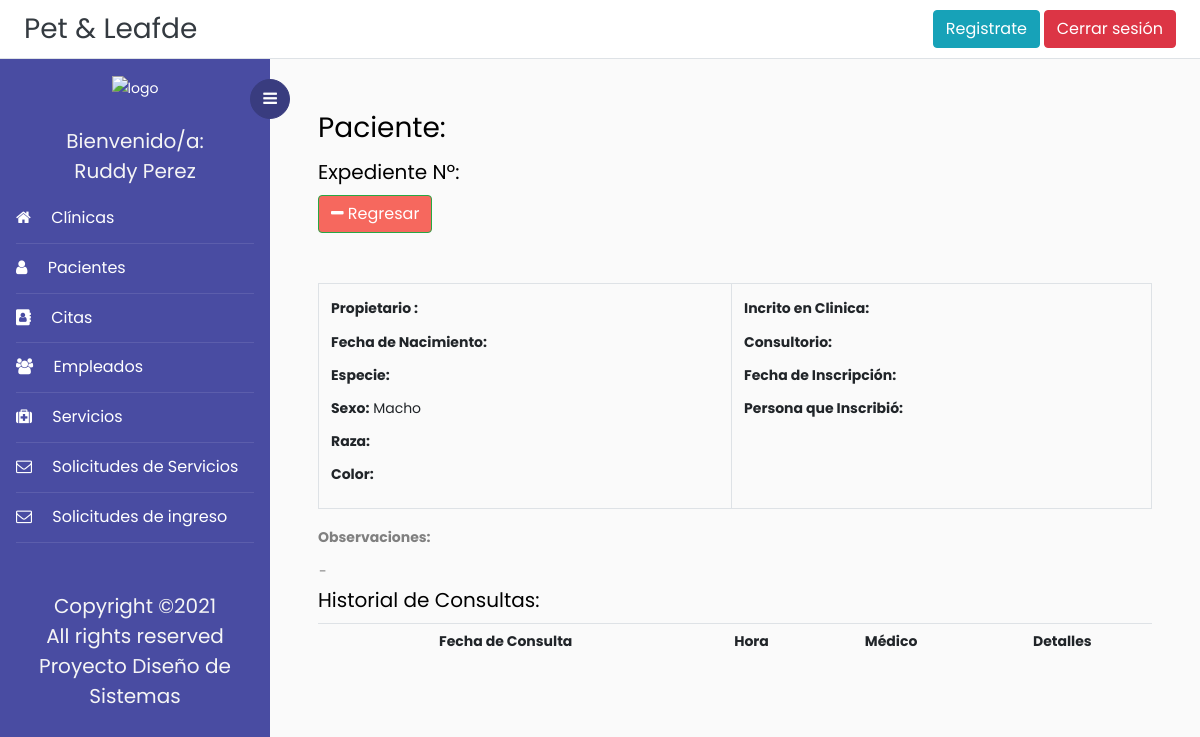
Page /expediente/19 (signed in) on the earlier database version.
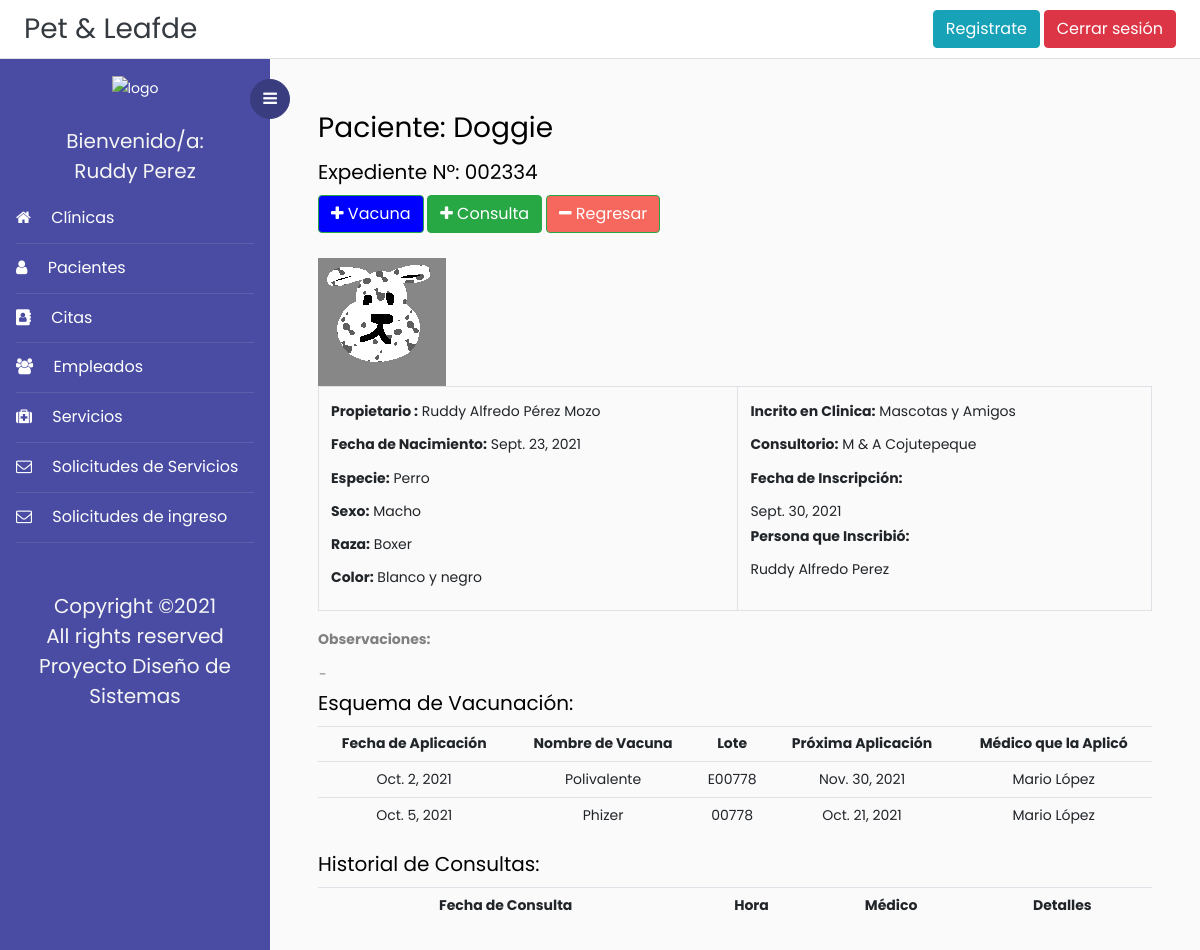
Same page on the later database version.
### Veterinaria/models.py (models this page shows, shortened)
class Expediente (models.Model):
    id = models.AutoField(primary_key = True)
    pacienteId = models.ForeignKey('Paciente', on_delete = models.PROTECT, null=True)
    clinica = models.ForeignKey('Clinica', on_delete = models.PROTECT)
    consultorio = models.ForeignKey('Consultorio', on_delete = models.PROTECT)

class Paciente(models.Model):
    id = models.AutoField(primary_key=True)
    foto = models.ImageField(upload_to='fotos', null = True)
    nombrePac = models.CharField(max_length=50,help_text="", validators=[solo_Letras])
    SEXO = (('m','Macho'),('h', 'Hembra'))# Estructura para la selección del sexo del paciente
    sexo = models.CharField(max_length=10, choices=SEXO, blank=True, help_text='')
    especie = models.CharField(max_length=50, help_text="", validators=[solo_Letras])
    raza = models.CharField(max_length=50,help_text="", validators=[solo_Letras])
    color = models.CharField(max_length=50,help_text="", validators=[solo_Letras])
    fechaNacimPac = models.DateField(null=False, blank=True, validators=[validar_Fecha])
    observaciones = models.CharField(max_length=500, null = True, blank=True)
    fechaInscrip = models.DateField(auto_now_add = True)# fecha de inscripcion del paciente
    personaInscrip = models.CharField(max_length=70,help_text="", validators=[solo_Letras])
    activo = models.BooleanField(blank=True,  default=1)
    propietario = models.ForeignKey('Propietario', on_delete = models.SET_NULL, null=True)

class Propietario(models.Model):
    dui = models.CharField(max_length=10, help_text="########-#", primary_key=True,validators=[formato_Dui])
    nombre = models.CharField(max_length=100, validators=[solo_Letras])
    apellido = models.CharField(max_length=100, validators=[solo_Letras])
    fechaNacim = models.DateField(validators=[validar_Fecha])
    edad = models.IntegerField(help_text="Se calculará automaticamente",validators=[solo_Numeros])
    direccion = models.CharField(max_length=100,help_text="Calle, Colonia, Cantón ...")
    departamento = models.ForeignKey('Departamento', on_delete = models.SET_NULL, null=True)
    municipio = models.ForeignKey('Municipio', on_delete = models.SET_NULL, null=True)
    correo = models.CharField(max_length=50,help_text="")
    telefono = models.CharField(max_length=9,help_text="####-####",validators=[formato_Telefono])
    def __str__(self): #Para que retorne el nombre y no el Id
        return self.nombre + " " + self.apellido

class Clinica(models.Model):
    id = models.IntegerField(primary_key = True)
    propietario = models.CharField(max_length=50, validators=[solo_Letras])
    nombre = models.CharField(max_length=60)
    direccion = models.TextField()
    horarios = models.CharField(max_length=50)
    telefono = models.CharField(max_length=9)
    fechaIngreso = models.DateField(auto_now_add=True, null=True)
    correoElectronico = models.CharField(max_length=200, null=True)
    ESTADO = (('Activa','Activa'),('Inactiva', 'Inactiva'))
    estado = models.CharField(max_length=10, choices=ESTADO, default="Activa")
    def __str__(self):
        return self.nombre

class Consultorio(models.Model):
    clinica = models.ForeignKey('Clinica', on_delete = models.CASCADE)
    nombre = models.CharField(max_length=60)
    direccion = models.TextField()
    longitud = models.FloatField(blank=True, null=True)
    latitud = models.FloatField(blank=True, null=True)
    correoElectronico = models.CharField(max_length=200, null=True)
    horarios = models.CharField(max_length=50)
    telefono = models.CharField(max_length=9, validators=[formato_Telefono])
    servicios = models.ManyToManyField('Servicio')
    fechaIngreso = models.DateField(auto_now_add=True, null=True)
    ESTADO = (('Activa','Activa'),('Inactiva', 'Inactiva'))
    estado = models.CharField(max_length=10, choices=ESTADO, default="Activa")
    def __str__(self):
        return self.nombre

class Vacuna(models.Model):
    id = models.AutoField(primary_key = True)
    paciente = models.ForeignKey('Paciente', on_delete = models.PROTECT, null=True)
    fechaAplic = models.DateField(auto_now_add = True)# fecha de agrecada la vacuna
    nombre = models.CharField(max_length=100,null=False)
    lote = models.CharField(max_length=10,null=False)
    fechaProx = models.DateField(validators=[fecha_mayor],null=False)# fecha de creación de la consulta
    aplicador = models.CharField(max_length=70,null=False, validators=[solo_Letras])

### Veterinaria/views.py (the view)
# urls.py: path('expediente/<int:pk>', login_required(DetalleExpediente), name='expediente'),
def DetalleExpediente (request, pk):
    vacunas = Vacuna.objects.filter(paciente_id = pk)
    sinVacunas = 0
    if request.method == 'GET':
        if vacunas.exists() == False: # Si no tiene vacunas
            sinVacunas = 1 #Ponemos esto a 1
        exp = Expediente.objects.filter(pacienteId_id = pk).first()
        consultas = Consulta.objects.filter(pacienteId_id = pk)
    return render(request, 'Plantillas/detalleExpediente.html', {'exp':exp,'cons':consultas,'sinVacunas':sinVacunas,'vacunas':vacunas})

### Veterinaria/templates/Plantillas/detalleExpediente.html (shortened to what this page needs)
{% extends 'base.html' %}
{% block content %}
<div>
    <h3>Paciente: {{exp.pacienteId.nombrePac}}</h3>
</div>
<div>
    <h5>Expediente Nº:
    {% if exp.id >= 1000 %}
        {% if exp.id <= 9999 %}
            00{{exp.id}}
        {% endif %}
    {% endif %}
    </h5>
</div>
<div>
    {% if exp.pacienteId.activo == 1%}
        {% if sinVacunas == 1 %}
        <a href="{% url 'agregar_vacuna' exp.pacienteId.pk %}" class="btn btn-success" style="color:white; background-color:red"><i class="fa fa-star" aria-hidden="true"></i> Iniciar Esquema de Vacunación</a>
        {% else %}
        <a href="{% url 'agregar_vacuna' exp.pacienteId.pk %}" class="btn btn-success" style="color:white; background-color:blue"><i class="fa fa-plus" aria-hidden="true"></i> Vacuna</a>
        {% endif%}
        <a href="{% url 'registrar_consulta' exp.pacienteId.pk%}" class="btn btn-success" style="color:white; background-color:33CC00"><i class="fa fa-plus" aria-hidden="true"></i> Consulta</a>
    {% endif%}
    <a href="{% url 'listado_pacientes'%}" class="btn btn-success" style="color:white; background-color:#f6685e"><i class="fa fa-minus" aria-hidden="true"></i> Regresar</a>
</div>
<br>
    <div>
            <img src=" {{ exp.pacienteId.foto.url }}"/>
    </div>
    <table class = "table table-bordered">
        <tr>
            <td>
                <div>
                    <B><label>Propietario : </label></B>    {{exp.pacienteId.propietario}}
                </div>
                <div>
                    <B><label>Fecha de Nacimiento: </label></B>    {{exp.pacienteId.fechaNacimPac}}
                </div>
                <div>
                <B><label>Especie: </label></B>    {{exp.pacienteId.especie}}
                </div>
                <div>
                    <B><label>Sexo: </label></B>    {% if exp.pacienteId.sexo == 'h' %}Hembra{%else%}Macho{%endif%}
                </div>
                <div>
                    <B><label>Raza: </label></B>    {{exp.pacienteId.raza}}
                </div>
                <div>
                    <B><label>Color: </label></B>    {{exp.pacienteId.color}}
                </div>
            </td>
            <td style="text-align: top">
                 <div >
                    <B><label>Incrito en Clinica: </label></B>    {{exp.clinica}}
                </div>
                <div >
                    <B><label>Consultorio: </label></B>    {{exp.consultorio}}
                </div>
                <div>
                    <B><label>Fecha de Inscripción: </label></B>
                </div>
                <div>
                   {{exp.pacienteId.fechaInscrip}}
                </div>
                <div>
                    <B><label>Persona que Inscribió: </label></B>
                </div>
                <div>
                    {{exp.pacienteId.personaInscrip}}
                </div>
            </td>
        </tr>
    </table>
    <div>
        <B><label>Observaciones: </label></B><br>
        <table>
            <tr>
                <td width="800">
                    {% if exp.pacienteId.observaciones == None %}
                        -
                    {% else %}
                        <p>{{exp.pacienteId.observaciones}}</p>
                    {% endif %}
                </td>
            </tr>
        </table>
    </div>
{% if sinVacunas == 0%}
<div>
    <h5>Esquema de Vacunación: </h5>
</div>
<table  class="table table-sm">
		<tr style="text-align: center">
			<th style="text-align: center">Fecha de Aplicación</th>
            <th style="text-align: center">Nombre de Vacuna</th>
			<th style="text-align: center">Lote</th>
            <th style="text-align: center">Próxima Aplicación</th>
            <th style="text-align: center">Médico que la Aplicó</th>
		</tr>
		{% for v in vacunas %}
		<tr>
			<td style="text-align: center">{{v.fechaAplic}}</td>
			<td style="text-align: center">{{v.nombre}}</td>
            <td style="text-align: center">{{v.lote}}</td>
            <td style="text-align: center">{{v.fechaProx}}</td>
            <td style="text-align: center">{{v.aplicador}}</td>
		{% endfor %}
	</table>
{% endif %}
<div>
    <h5>Historial de Consultas: </h5>
</div>
<table  class="table table-sm">
		<tr style="text-align: center">
			<th style="text-align: center">Fecha de Consulta</th>
            <th style="text-align: center">Hora</th>
			<th style="text-align: center">Médico</th>
            <th style="text-align: center">Detalles</th>
		</tr>
	</table>
{% endblock content%}

### Veterinaria/templates/base.html (shortened to what this page needs)
<!doctype html>
<html lang="en">
  <head>
	<link rel="stylesheet" href="https://cdnjs.cloudflare.com/ajax/libs/select2/4.0.13/css/select2.min.css" />
    <link rel="stylesheet" href="https://cdn.jsdelivr.net/bxslider/4.2.12/jquery.bxslider.css">
	<link rel="stylesheet" href="https://stackpath.bootstrapcdn.com/font-awesome/4.7.0/css/font-awesome.min.css">
    {% load static %}
	<link rel="stylesheet" href="{% static 'css/style.css' %}">
    <link href='https://api.mapbox.com/mapbox-gl-js/v2.3.1/mapbox-gl.css' rel='stylesheet' />
  </head>
  <body>
		{% block navbar %}
	  <div class="d-flex flex-column flex-md-row align-items-center p-2 px-md-4 bg-white border-bottom box-shadow">
      <h3 class="my-0 mr-md-auto font-weight-normal" ><a class="text-dark" href="{% url 'index' %}">Pet & Leafde</a></h3>
	  <a class="btn btn-info" href="{% url 'registro'%}">Registrate</a>&nbsp;
	  {% if request.user.is_authenticated %}
      <a class="btn btn-danger" href="{% url 'logout' %}">Cerrar sesión</a>
	  {% else %}
	  <a class="btn btn-success" href="{% url 'login' %}">Iniciar sesión</a>
	  {% endif %}
    </div>
		<div class="wrapper d-flex align-items-stretch">
			<nav id="sidebar">
				<div class="custom-menu">
					<button type="button" id="sidebarCollapse" class="btn btn-primary">
	          <i class="fa fa-bars"></i>
	        </button>
        </div>
				<div class="p-3">
        <div class="contenedor_logo" align="center">
            <img  class="logo"  src="{% static 'images/logo.png'%}" alt="logo">
        </div>&nbsp;
			{% if request.user.is_authenticated %}
			<h5 style="color:whitesmoke;" class="my-0 mr-md-auto font-weight-normal" align ="center">Bienvenido/a:</h5>
			<h5 style="color:whitesmoke;" align ='center'>{{user.first_name}} {{user.last_name}}</h5>
	        <ul class="list-unstyled components mb-5">
	          <li class="active">
	            <a href="{% url 'listar_clinica' %}"><span class="fa fa-home mr-3"></span> Clínicas</a>
	          </li>
	          <li class="active">
	            <a href="{% url 'listado_pacientes' %}"><span class="fa fa-user mr-3"></span> Pacientes</a>
	          </li>
	          <li class="active">
              <a href="{% url 'listado_citas' %}"><span class="fa fa-address-book mr-3"></span> Citas</a>
	          </li>
	          <li class="active">
              	<a href="{% url 'listado_empleados' %}"><span class="fa fa-users mr-3"></span> Empleados</a>
	          </li>
			  <li class="active">
              	<a href="{% url 'listado_servicios' %}"><span class="fa fa-medkit mr-3"></span> Servicios</a>
	          </li>
			  <li class="active">
              	<a href="{% url 'listado_solicitud_servicio' %}"><span class="fa fa-envelope-o mr-3"></span> Solicitudes de Servicios</a>
	          </li>
			  <li class="active">
				<a href="{% url 'listado_solicitudes' %}"><span class="fa fa-envelope-o mr-3"></span> Solicitudes de ingreso</a>
			</li>
			</ul>
			{% endif %}
	        <div class="footer">
	        	<h5 align="center" style="color:whitesmoke;">
						  Copyright &copy;<script>document.write(new Date().getFullYear());</script><br>
						  All rights reserved <br> Proyecto Diseño de Sistemas
	        </div>
	      </div>
    	</nav>
        {% endblock navbar%}
      <div id="content" class="p-4 p-md-5 pt-5">
	  {% block content %}{% endblock content%}
  </body>
</html>

Differences in the rows shown:
added Expediente: pacienteId.nombrePac "Doggie", id "2334", pacienteId.foto (picture), pacienteId.propietario "Ruddy Alfredo Pérez Mozo", pacienteId.fechaNacimPac "Sept. 23, 2021", pacienteId.especie "Perro", pacienteId.raza "Boxer", pacienteId.color "Blanco y negro", clinica "Mascotas y Amigos", consultorio "M & A Cojutepeque", pacienteId.fechaInscrip "Sept. 30, 2021", pacienteId.personaInscrip "Ruddy Alfredo Perez"
added Vacuna: fechaAplic "Oct. 2, 2021", nombre "Polivalente", lote "E00778", fechaProx "Nov. 30, 2021", aplicador "Mario López"
added Vacuna: fechaAplic "Oct. 5, 2021", nombre "Phizer", lote "00778", fechaProx "Oct. 21, 2021", aplicador "Mario López"
Other differences:
text now shown: "00 Vacuna Consulta Esquema de Vacunación: Fecha de Aplicación Nombre de Vacuna Lote Próxima Aplicación Médico que la Aplicó"
